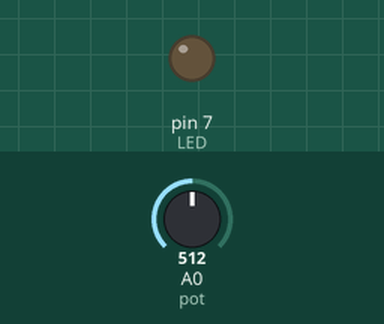
The sketch below on a simulated Arduino Uno, built with avr-gcc and run on an emulated ATmega328P. Parts: output pins drawn as LEDs (lit = HIGH). The inputs (shaded band) are chosen by the test bench; at power-on: A0 (pot) = 512. What the sketch prints to the serial monitor is not drawn.

Above: at 1.2 s.
1.3 s: A0 (pot) set to 520
At 3.2 s:
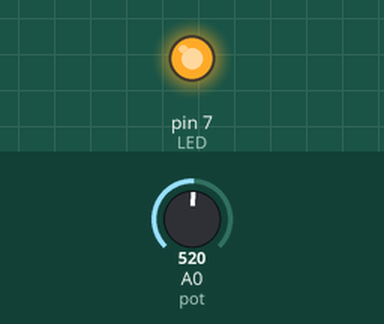
3.5 s: A0 (pot) set to 511
At 5.0 s:
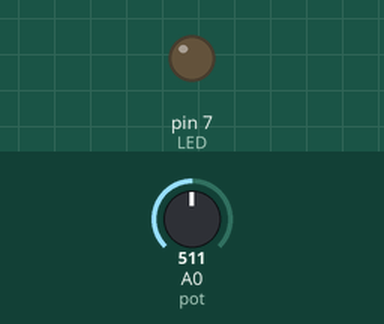
5.5 s: A0 (pot) set to 716
At 6.5 s:
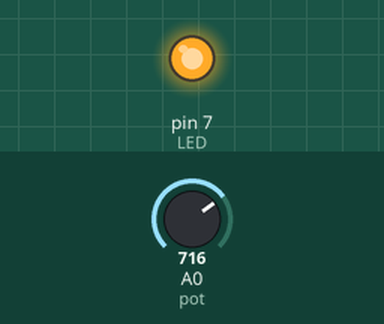
7.5 s: A0 (pot) set to 306
At 9.2 s:
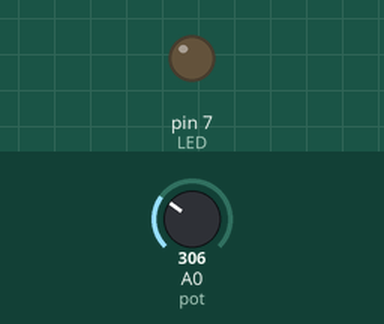
Timing chart, 0 to 10.5 s (numbered marks = the images above; inputs shaded):
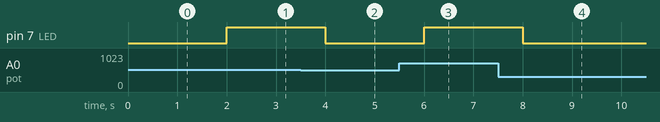

The sketch:

pruebita.ino
```cpp
#define pot A0
#define LED 7
#define conmutacion 512

bool grater;
bool ON = false;

void setup() {
  pinMode(LED, OUTPUT);
  Serial.begin(1200);
  grater = conmutacion < analogRead(pot);
  if(grater) {digitalWrite(LED, HIGH); ON = true;}
}

void loop() {
  grater = conmutacion < analogRead(pot);
  Serial.print(1);
  if(grater&&!ON){
    digitalWrite(LED, HIGH);
    ON = true;
    Serial.write('E');
  }
  if(!grater&&ON){
    digitalWrite(LED, LOW);
    ON = false;
    Serial.write('A');
  }
  delay(1000);
}
```

Measured:
- the behaviour switches between 512 and 513 on A0 (pot) (found by bisection; images 0 and 1)
- after the input at 1.3 s, pin 7 (LED): LOW → HIGH after 0.70 s
- after the input at 3.5 s, pin 7 (LED): HIGH → LOW after 0.50 s
- after the input at 5.5 s, pin 7 (LED): LOW → HIGH after 0.50 s
- after the input at 7.5 s, pin 7 (LED): HIGH → LOW after 0.50 s
